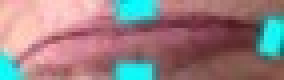
#> input picture Facial Recognition/Grandma Frown.jpg, 71 x 20 px, found by its file name (shown 4 times larger); its folder holds 4 pictures in this run
$ jupyter execute --allow-errors 'KNN (Frown vs Smile).ipynb'
#> lines starting #> are read from the running program, lines starting #| are printed output that depends on the picture
<h1> KNN CLASSIFICATION OF FACIAL FEATURES </h1>

<h1> Imports </h1>

[cell 1]
import cv2
import pandas as pd
import numpy as np
import glob
import matplotlib.pyplot as plt
import random
import seaborn as sns

<h1> A Function For Sorting Our Files </h1>

[cell 2]
def sortFiles(List):


    columns = ['index','Name']
    s = pd.DataFrame(columns)

    counter = 0

    for ele in List:

        s.loc[counter,'index'] = List.index(ele)

        ele = ele.replace('/Users/grantpoulsen/Desktop/Facial Recognition/','')
        ele = ele.replace('.jpg','')
        s.loc[counter,'Name'] = ele

        counter = counter + 1
#> further down, facialFeature is the input picture: shape (20, 71, 3); mean B, G, R 130.3, 128.2, 151
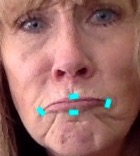
#> input picture Facial Recognition/Grandma Frown Face.jpg, 140 x 156 px, found by its file name
#> further down, face is the input picture: shape (156, 140, 3); mean B, G, R 101.7, 106.8, 154.7


    s = s.sort_values('Name')

    return s

<h1> My KNN Algorithm </h1>

[cell 3]
#KNN: A KNN Algorithm for working with dataframes

#Params:

    #K: Number of Neighbors to Compare

    #test: This should be an unlabeled
    #subset of our data where the index
    #has remained unchanged and the data
    #has columns: 'width' & 'height'.     <- The Columns Used Could Also be Parameterized, but This is Not Necessary Here

    #data: This should be a labled dataframe
    #with columns 'width' & 'height'
    #to comparem the unlabled data with.  <- The Columns Used Could Also be Parameterized, but This is Not Necessary Here

# [55 lines left out: function KNN, not called in this run]

<h1> Data Extraction From Images</h1>

[cell 4]
#Make DF
column_names = ['picture','width','height','class']
dfFace = pd.DataFrame(columns = column_names)

files = []

#Get File Names
for filepath in glob.iglob('/Users/grantpoulsen/Desktop/Facial Recognition/*'):

    files.append(filepath)

#Get File Names in Order
f = sortFiles(files)
files = f['Name'].values

#Split into two types of files: For Getting Ratio of Facial Feature
#Size Compated to Face Size
faceFiles = files[1::2]
facialFeatureFiles = files[::2]

#Iter through each file
#> (the rest of this cell did not finish here and is left out)

[cell 5]
print(dfFace)

<h1> Plot Width Ratio vs Height Ratio</h1>

[cell 6]
#Scatter Pts.
plt.scatter(dfFace['width'],dfFace['height'])


#Label Pts.
counter = 0

for c in dfFace['class'].values:

    plt.text(dfFace.loc[counter,'width'],dfFace.loc[counter,'height'],c)
    counter = counter + 1

#Set Axis
plt.xlabel('% Face Width Covered By Facial Feature')
plt.ylabel('% Face Height Covered By Facial Feature')
plt.show()
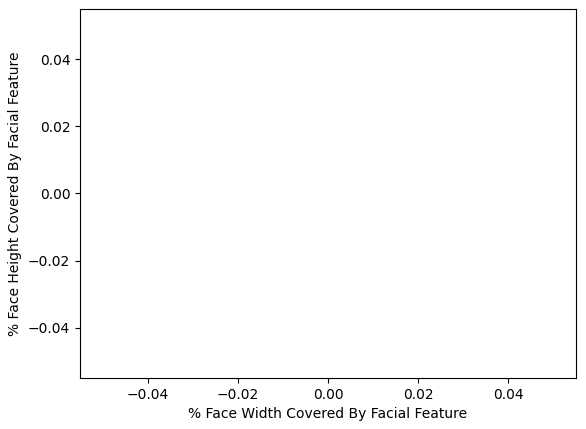
#> figure drawn by matplotlib, 1 panel
